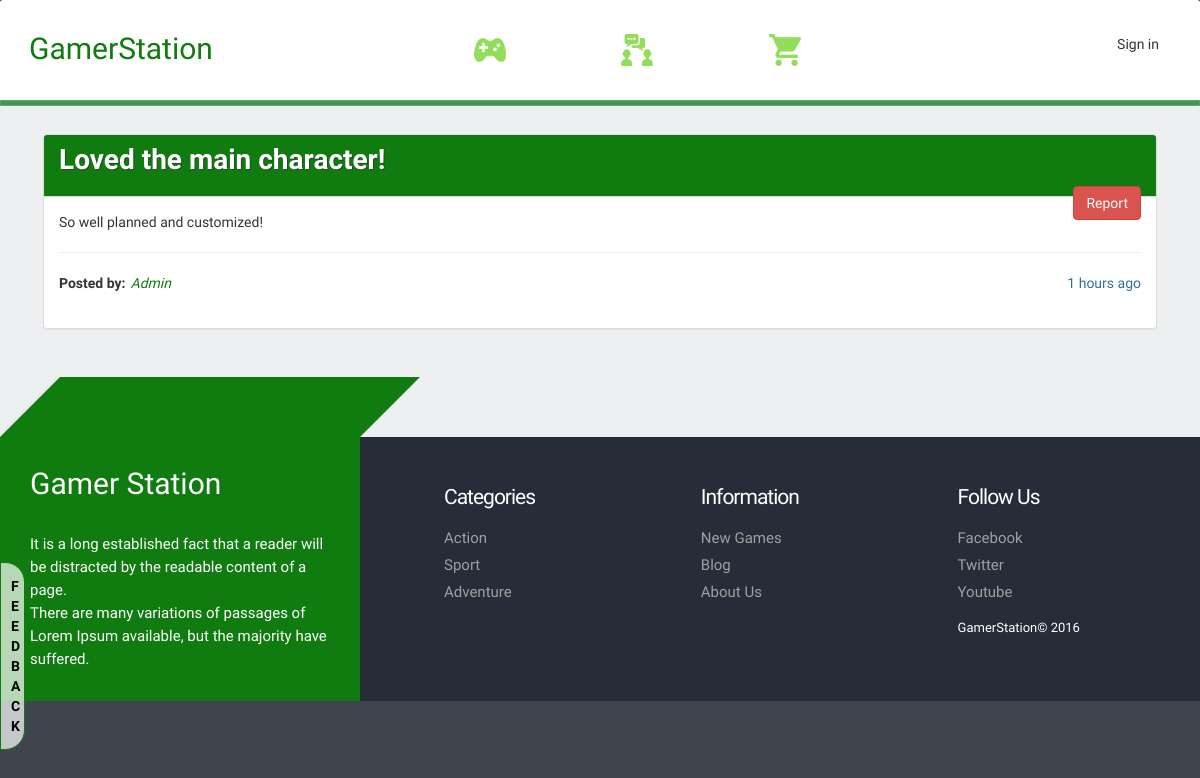
Screenshot of /thread/12 with the database file from the repository.
### tables this page shows
CREATE TABLE IF NOT EXISTS `threads` (
  `id` int(11) NOT NULL AUTO_INCREMENT,
  `user_id` int(11) DEFAULT NULL,
  `product_id` int(11) NOT NULL,
  `title` varchar(100) NOT NULL,
  `desc` varchar(255) NOT NULL,
  `created_at` timestamp NOT NULL DEFAULT CURRENT_TIMESTAMP,
  PRIMARY KEY (`id`),
  KEY `FK__users5` (`user_id`),
  KEY `FK__products5` (`product_id`),
  CONSTRAINT `FK__products5` FOREIGN KEY (`product_id`) REFERENCES `products` (`id`) ON DELETE CASCADE,
  CONSTRAINT `FK__users5` FOREIGN KEY (`user_id`) REFERENCES `users` (`id`) ON DELETE SET NULL
);

CREATE TABLE IF NOT EXISTS `users` (
  `id` int(11) NOT NULL AUTO_INCREMENT,
  `first_name` varchar(100) DEFAULT NULL,
  `last_name` varchar(100) DEFAULT NULL,
  `username` varchar(100) NOT NULL,
  `email` varchar(255) NOT NULL,
  `password` varchar(255) NOT NULL,
  `status` enum('admin','user') NOT NULL DEFAULT 'user',
  `banned` enum('Y','N') NOT NULL DEFAULT 'N',
  `join_date` timestamp NOT NULL DEFAULT CURRENT_TIMESTAMP,
  PRIMARY KEY (`id`),
  UNIQUE KEY `username` (`username`),
  UNIQUE KEY `email` (`email`)
);

### application/views/main.php (called while the page is built, shortened)
<?php $this->load->view('header'); ?>
<?php $this->load->view($mainContent); ?>

### application/controllers/Products.php (called while the page is built, shortened)
<?php
class Products extends CI_Controller{
  public function thread($id){
    $thread=$this->Product_model->get_thread($id);
    $data=array(
      'mainContent' => 'thread',
      'threadtitle' => $thread[0]->title,
      'thread' => $thread
    );
    $this->load->view('main',$data);
  }
}
 ?>

### index.php (called while the page is built, shortened)
<?php
require_once BASEPATH.'core/CodeIgniter.php';

### application/models/Product_model.php (called while the page is built, shortened)
<?php
  class Product_model extends CI_Model{
    public function get_thread($id){
      return  $this->db->select('threads.id,threads.title,threads.desc,threads.created_at,users.username')
      ->from('threads')->join('users','users.id=threads.user_id','left')->where('threads.id',$id)->get()->result();
    }
  }
?>

### application/helpers/db_helper.php (called while the page is built, shortened)
<?php
  function time_since($since) {
    $now=time();
    $difference=$now-$since;
    if($difference<60) return '1 minute ago';
    else if($difference<3600) return ''.floor($difference/60).' minutes ago';
    else if($difference<86400) return ''.floor($difference/3600).' hours ago';
  }
?>

### application/views/thread.php (the view, shortened to what this page needs)
<div class="content">
  <div class="col-md-12">
    <div class="panel panel-default">
      <div class="panel-heading">
          <h2 class="forumgametitle"><?php echo $thread[0]->title; ?></h2>
          <button type="button" data-id="<?php echo $thread[0]->id; ?>" class="btn btn-default btn-danger pull-right report">Report</button>
      </div>
      <div class="panel-body">
        <p><?php echo $thread[0]->desc; ?></p><hr>
        <p>
          <span class="bold pull-left">Posted by: </span>
          <span class="forumgameuser pull-left" style="margin-left:5px;">
            <?php echo $thread[0]->username; ?>
          </span>
          <span class="time pull-right">
            <?php echo time_since(strtotime($thread[0]->created_at));?>
          </span>
        </p><br><br>
      </div>
    </div>
  </div>
</div>

### assets/css/style.css (style rules this page uses)
h4, h5, h6, h1, h2, h3 { margin-top: 0; }
p { margin: 0; }
html, body { font-family: 'Roboto Condensed', sans-serif; background:#3f444e !important; }
.bold { font-weight: bold; }
.forumgametitle { text-align: left; font-size: 2em; font-weight: bold; text-shadow: 1px 1px rgba(51, 51, 51, 0.69); }
.panel-heading { background-color: #107c10!important; color:white!important; }
.forumgameuser { color:#107c10; font-style: italic; }
.time { color:rgb(47, 113, 150); }
.content { background:#edeff0; padding:2em; }

### rows the page displays
threads: title "Loved the main character!", desc "So well planned and customized!", user.username "Admin", created_at "1 hours ago"
